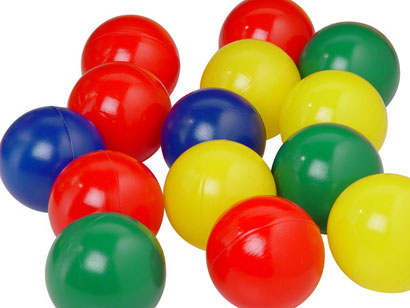
#> input picture images/Bolinhas_1.jpg, 410 x 308 px
$ python blurring.py --image images/Bolinhas_1.jpg
#> lines starting #> are read from the running program, lines starting #| are printed output that depends on the picture
import numpy as np
import argparse
import cv2

ap = argparse.ArgumentParser()
ap.add_argument("-i", "--image", required=True, help="Path to the image")
args = vars(ap.parse_args())

image = cv2.imread(args["image"])
#> image is the input picture: shape (308, 410, 3); mean B, G, R 105.1, 147.5, 183.7
cv2.imshow("Original", image)
cv2.waitKey(0)

# aplicando blur na imagem com kernel de 3x3, 5x5, 7x7
# Quanto maior o kerner, mais borrada a imagem fica
# Usando a media
# cria um stack horizontal com as tres imagens em uma so janela
blurred = np.hstack([
    cv2.blur(image, (3, 3)),
    cv2.blur(image, (5, 5)),
    cv2.blur(image, (7, 7))])
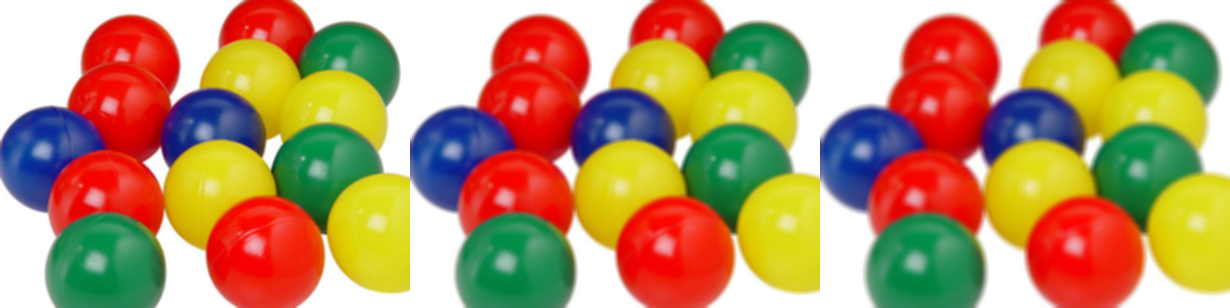
#> blurred: shape (308, 1230, 3); mean B, G, R 105, 147.5, 183.7
cv2.imshow("Averaged", blurred)
cv2.waitKey(0)

# o ultimo parametro e o desvio padrao na direcao x
# colocando em 0, falamos pro opencv calcular automaticamente
# baseado no tamanho do nosso kernel de convolucao
blurred = np.hstack([
    cv2.GaussianBlur(image, (3, 3), 0),
    cv2.GaussianBlur(image, (5, 5), 0),
    cv2.GaussianBlur(image, (7, 7), 0)])
cv2.imshow("Gaussian", blurred)
cv2.waitKey(0)

blurred = np.hstack([
    cv2.medianBlur(image, 3),
    cv2.medianBlur(image, 5),
    cv2.medianBlur(image, 7)])
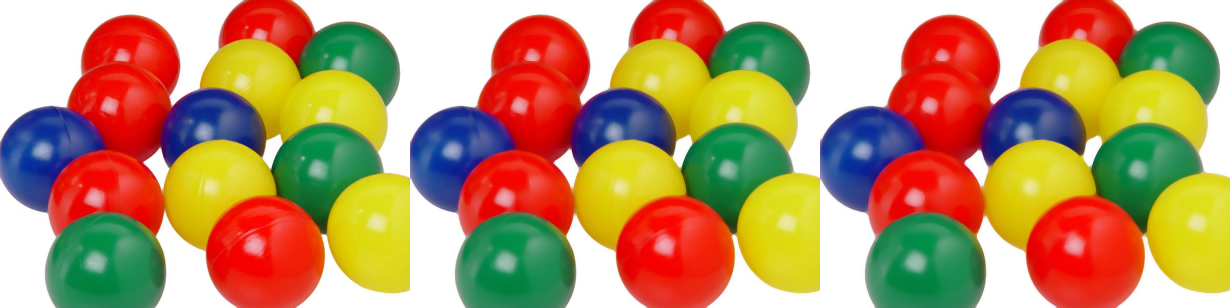
#> blurred: shape (308, 1230, 3); mean B, G, R 104.7, 147.4, 183.9
cv2.imshow("Median", blurred)
cv2.waitKey(0)

blurred = np.hstack([
    cv2.bilateralFilter(image, 5, 21, 21),
    cv2.bilateralFilter(image, 7, 31, 31),
    cv2.bilateralFilter(image, 9, 41, 41)])
cv2.imshow("Bilateral", blurred)
cv2.waitKey(0)

$ run again, on images/oi.jpg
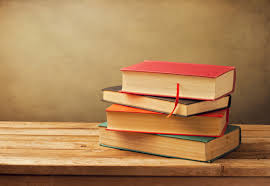
#> input picture images/oi.jpg, 270 x 186 px
#> image is the input picture: shape (186, 270, 3); mean B, G, R 85.9, 130.7, 173.2
#> `blurred = np.hstack([ cv2.medianBlur(image, 3), cv2.medianBlur(image, ..`:
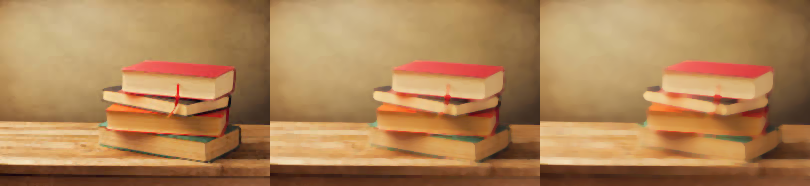
#> blurred: shape (186, 810, 3); mean B, G, R 86.4, 131.7, 174.4
#> `blurred = np.hstack([ cv2.bilateralFilter(image, 5, 21, 21), cv2.bilat..`:
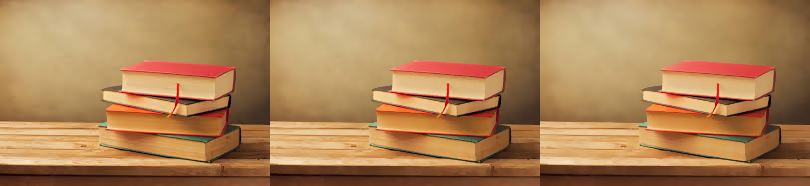
#> blurred: shape (186, 810, 3); mean B, G, R 86, 130.8, 173.2

$ run again, on images/bola-verde.jpeg
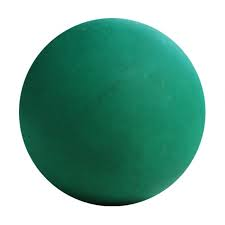
#> input picture images/bola-verde.jpeg, 225 x 225 px
#> image is the input picture: shape (225, 225, 3); mean B, G, R 161.6, 175.9, 127.8
#> `blurred = np.hstack([ cv2.blur(image, (3, 3)), cv2.blur(image, (5, 5))..`:
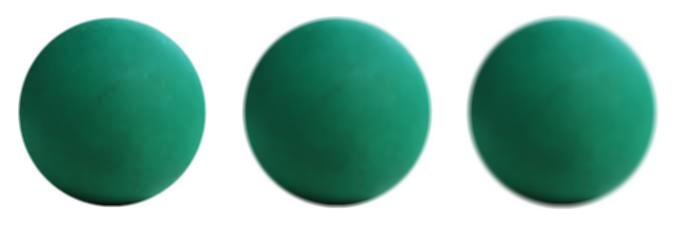
#> blurred: shape (225, 675, 3); mean B, G, R 161.6, 175.9, 127.8
#> `blurred = np.hstack([ cv2.medianBlur(image, 3), cv2.medianBlur(image, ..`:
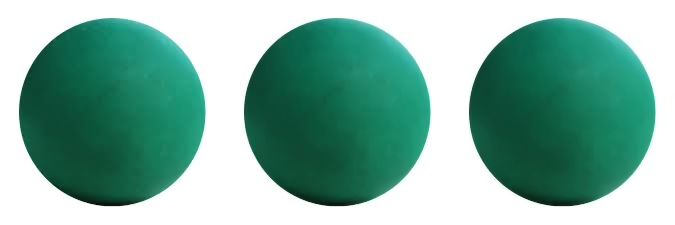
#> blurred: shape (225, 675, 3); mean B, G, R 161.8, 176.1, 127.9

$ run again, on images/bolas.png
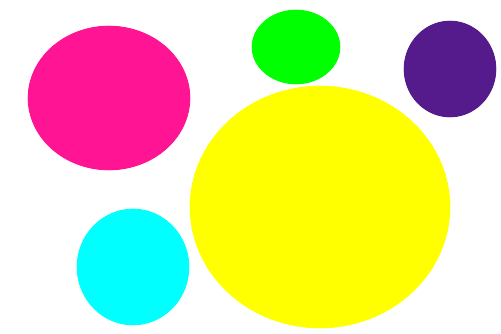
#> input picture images/bolas.png, 501 x 334 px
#> image is the input picture: shape (334, 501, 3); mean B, G, R 154.6, 219.4, 224.2
#> `blurred = np.hstack([ cv2.blur(image, (3, 3)), cv2.blur(image, (5, 5))..`:
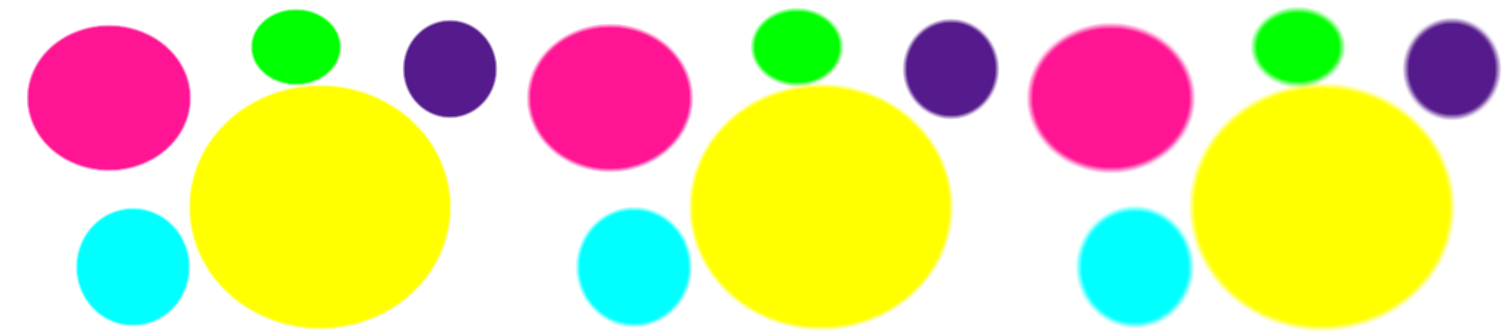
#> blurred: shape (334, 1503, 3); mean B, G, R 154.6, 219.4, 224.2
#> `blurred = np.hstack([ cv2.medianBlur(image, 3), cv2.medianBlur(image, ..`:
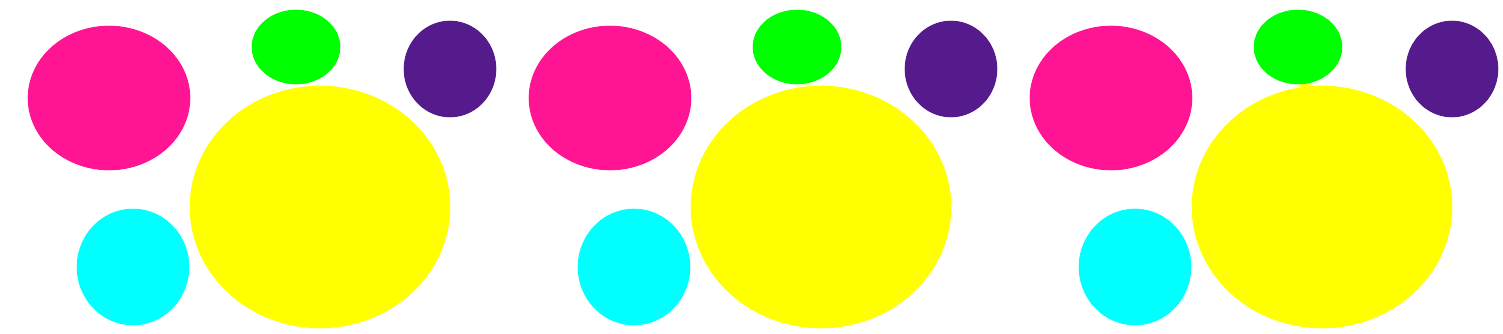
#> blurred: shape (334, 1503, 3); mean B, G, R 154.6, 219.4, 224.2
